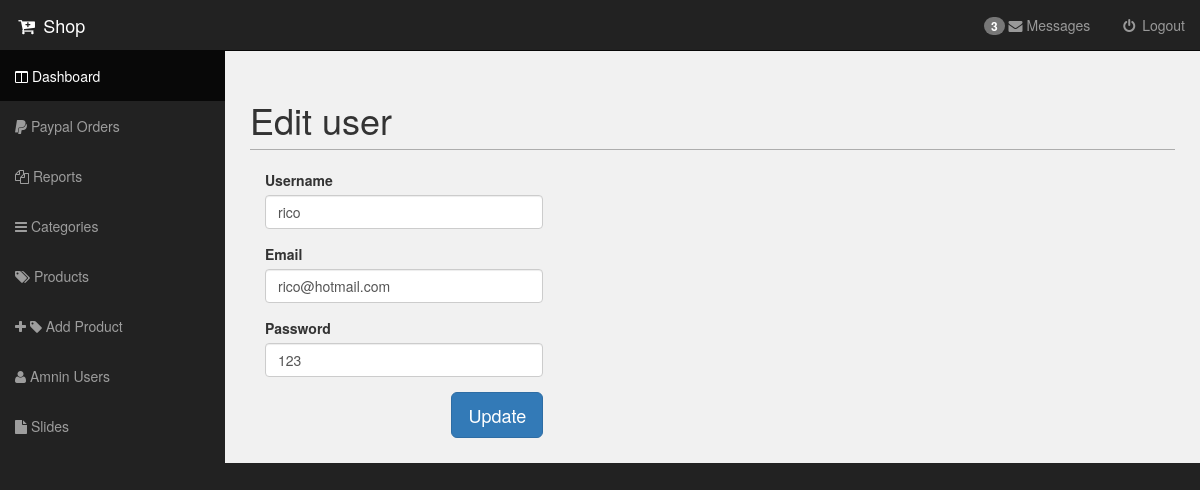
Page /admin/index.php?edit_user&id=1 (signed in) on the committed database.
### tables this page shows
CREATE TABLE `users` (
  `user_id` int(11) NOT NULL,
  `username` varchar(255) NOT NULL,
  `email` varchar(255) NOT NULL,
  `password` varchar(255) NOT NULL
);

### resources/templates/back/edit_user.php (the view, shortened to what this page needs)
<?php
	if(isset($_GET['id']))
	{
		$query = query("SELECT * FROM users WHERE user_id = " . escape_string($_GET['id']) . " ");
		while($row = fetch_array($query))
		{
			$username          = escape_string($row['username']);
			$email             = escape_string($row['email']);
			$password          = escape_string($row['password']);
		}
	}
 ?>
<form action="" method="post" enctype="multipart/form-data">
	<h1 class="page-header">Edit user</h1>
	<div class="col-md-4">
		<div class="form-group">
			<label for="username">Username </label>
			<input type="text" name="username" class="form-control" value="<?php echo $username; ?>">
		</div>
		<div class="form-group">
			<label for="email">Email</label>
			<input type="text" name="email" class="form-control" value="<?php echo $email; ?>">
		</div>
		<div class="form-group">
			<label for="password">Password</label>
			<input type="text" name="password" class="form-control" value="<?php echo $password; ?>">
		</div>
		 <div class="form-group pull-right">
			<input type="submit" name="update" class="btn btn-primary btn-lg" value="Update">
		</div>
	</div>
</form>

### public/admin/css/sb-admin.css (style rules this page uses)
body { margin-top: 100px; background-color: #222; }
@media (min-width:768px) { body { margin-top: 50px; } }

### public/admin/css/style.css (style rules this page uses)
.page-header { padding-bottom: 9px; margin: 40px 0 20px; border-bottom: 1px solid #ADADAD; }

### rows in the picture
users: username "rico", email "rico@hotmail.com", password "123"

### other values in the picture
$row["num_of_messages"] "3"
